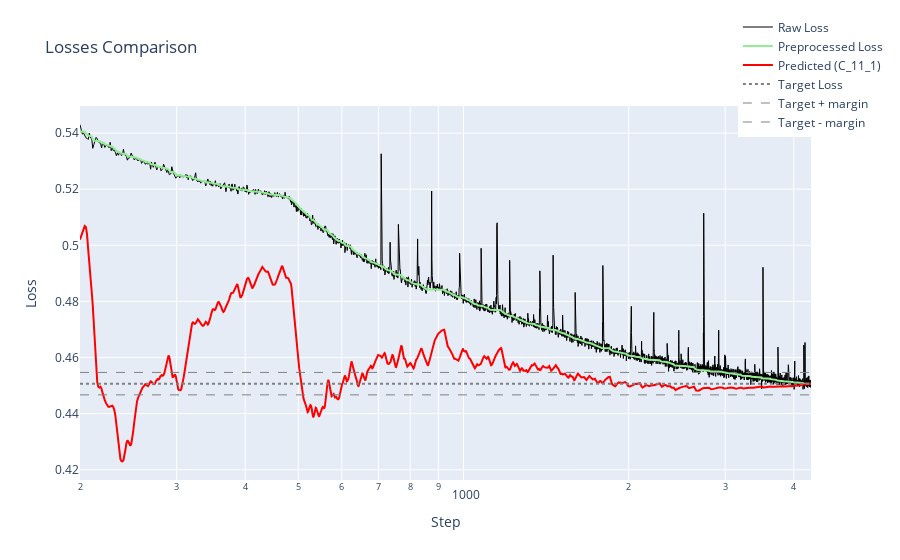

The code cell stored with this chart in its notebook:
### Code cell
plot_predicted_vs_true_loss(simulation_df, label="C_11_1", n_th = 0, minimum_step = 200)

### Figure 1 — Plotly figure (JSON) as saved in the notebook; plotly's stock layout.template omitted (floating-point values rounded to 4 significant figures; data arrays with more than 128 entries replaced by an {"elided": "..."} marker saying what was removed)
{"data": [{"line": {"color": "black", "width": 1}, "mode": "lines", "name": "Raw Loss", "type": "scatter", "x": {"elided": "4101 int values"}, "y": {"elided": "4101 float values"}}, {"line": {"color": "lightgreen", "width": 2}, "mode": "lines", "name": "Preprocessed Loss", "type": "scatter", "x": {"elided": "4101 int values"}, "y": {"elided": "4101 float values"}}, {"line": {"color": "red", "width": 2}, "mode": "lines", "name": "Predicted (C_11_1)", "type": "scatter", "x": {"elided": "4101 int values"}, "y": {"elided": "4101 float values"}}, {"line": {"color": "gray", "dash": "dot", "width": 2}, "mode": "lines", "name": "Target Loss", "type": "scatter", "x": [200, 4300], "y": [0.4507, 0.4507]}, {"line": {"color": "gray", "dash": "dash", "width": 1}, "mode": "lines", "name": "Target + margin", "type": "scatter", "x": [200, 4300], "y": [0.4547, 0.4547]}, {"line": {"color": "gray", "dash": "dash", "width": 1}, "mode": "lines", "name": "Target - margin", "type": "scatter", "x": [200, 4300], "y": [0.4467, 0.4467]}], "layout": {"legend": {"x": 0.9, "y": 1.25}, "title": {"text": "Losses Comparison"}, "xaxis": {"title": {"text": "Step"}, "type": "log"}, "yaxis": {"title": {"text": "Loss"}}}}
